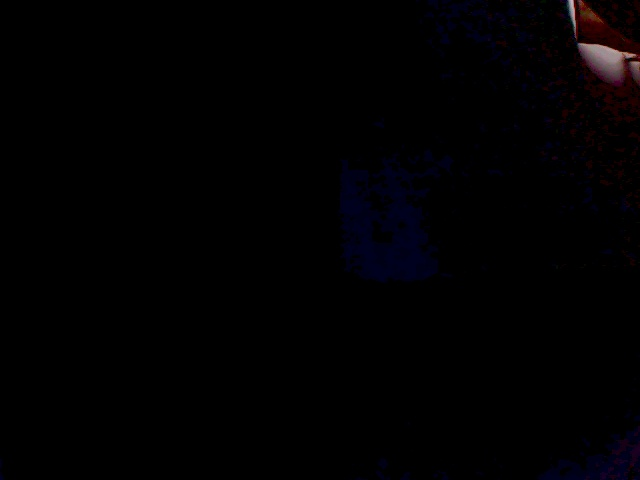
#> input picture futbot-v2/test-robot/images/gamma.jpg, 640 x 480 px, given as the content of the folder dataset/images/train, which was not available
$ python -i augment_dataset.py   (imports and definitions only)
#> lines starting #> are read from the running program, lines starting #| are printed output that depends on the picture; pictures that were not available may be replaced by others from this repository, and a replacement may not be noted
from pathlib import Path
from typing import Optional
import logging
import random

logger = logging.getLogger(__name__)


def augment_dataset(
    input_dir: str | Path = "dataset/images/train",
    output_dir: Optional[str | Path] = None,
    augmentations: int = 3,
    hsv_h: float = 0.02,
    hsv_s: float = 0.8,
    hsv_v: float = 0.5,
    degrees: float = 15.0,
    flipud: float = 0.5,
    fliplr: float = 0.5,
    scale: float = 0.5,
    shear: float = 0.0,
    perspective: float = 0.0,
    mosaic: bool = False,
    mixup: bool = False,
    copy_paste: bool = False,
    verbose: bool = True,
) -> list[Path]:
#> called with input_dir = 'dataset/images/train', augmentations = 3, hsv_h = 0.02, hsv_s = 0.8, hsv_v = 0.5, degrees = 15, flipud = 0.5, fliplr = 0.5
    try:
        import cv2
        import numpy as np
    except ImportError:
        raise ImportError("opencv-python and numpy are required")

    input_dir = Path(input_dir)

    if output_dir is None:
        output_dir = input_dir.parent / f"{input_dir.name}_augmented"
    else:
        output_dir = Path(output_dir)

    output_dir.mkdir(parents=True, exist_ok=True)

    image_extensions = {".jpg", ".jpeg", ".png", ".bmp", ".tiff"}
    images = [f for f in input_dir.iterdir()
              if f.suffix.lower() in image_extensions]

    if not images:
        raise ValueError(f"No images found in {input_dir}")

    augmented_paths = []

    if verbose:
        logger.info(f"Found {len(images)} images")
        logger.info(f"Generating {augmentations} augmentations per image")

    for img_path in images:
        img = cv2.imread(str(img_path))
#> img is the input picture: shape (480, 640, 3); mean B, G, R 1.8, 0.7, 1.3
        if img is None:
            logger.warning(f"Could not load: {img_path}")
            continue

        for i in range(augmentations):
            aug_img = img.copy()

            if random.random() < flipud:
                aug_img = cv2.flip(aug_img, 0)

            if random.random() < fliplr:
                aug_img = cv2.flip(aug_img, 1)

            if degrees > 0:
                angle = random.uniform(-degrees, degrees)
                h, w = aug_img.shape[:2]
                matrix = cv2.getRotationMatrix2D((w/2, h/2), angle, 1.0)
                aug_img = cv2.warpAffine(aug_img, matrix, (w, h))

            if hsv_h > 0 or hsv_s > 0 or hsv_v > 0:
                hsv = cv2.cvtColor(aug_img, cv2.COLOR_BGR2HSV).astype(np.float32)

                if hsv_h > 0:
                    hsv[:,:,0] += random.uniform(-hsv_h * 180, hsv_h * 180)
                if hsv_s > 0:
                    hsv[:,:,1] *= random.uniform(1 - hsv_s, 1 + hsv_s)
                if hsv_v > 0:
                    hsv[:,:,2] *= random.uniform(1 - hsv_v, 1 + hsv_v)

                hsv = np.clip(hsv, 0, 255).astype(np.uint8)
                aug_img = cv2.cvtColor(hsv, cv2.COLOR_HSV2BGR)

            if scale > 0:
                scale_factor = random.uniform(1 - scale, 1 + scale)
                h, w = aug_img.shape[:2]
                new_w, new_h = int(w * scale_factor), int(h * scale_factor)
                aug_img = cv2.resize(aug_img, (new_w, new_h))

                if new_w < w or new_h < h:
                    pad_w = (w - new_w) // 2
                    pad_h = (h - new_h) // 2
                    aug_img = cv2.copyMakeBorder(aug_img, pad_h, pad_h, pad_w, pad_w,
                                                  cv2.BORDER_CONSTANT, value=(0, 0, 0))
                else:
                    start_x = (new_w - w) // 2
                    start_y = (new_h - h) // 2
                    aug_img = aug_img[start_y:start_y+h, start_x:start_x+w]

            output_name = f"{img_path.stem}_aug{i}{img_path.suffix}"
            output_path = output_dir / output_name
            cv2.imwrite(str(output_path), aug_img)
            augmented_paths.append(output_path)
#> this loop made 3 passes
#> pass 1, in augment_dataset, `hsv = cv2.cvtColor(aug_img, cv2.COLOR_BGR2HSV).astype(np.float32)`:
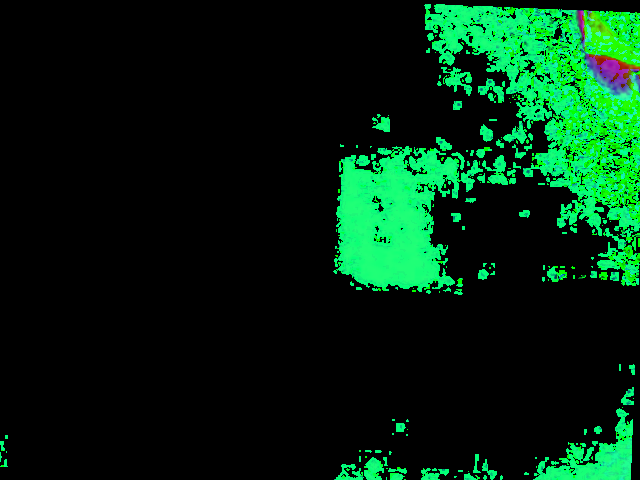
#> hsv: shape (480, 640, 3) float32; mean B, G, R 15.7, 37.9, 2.3
#> after the loop:
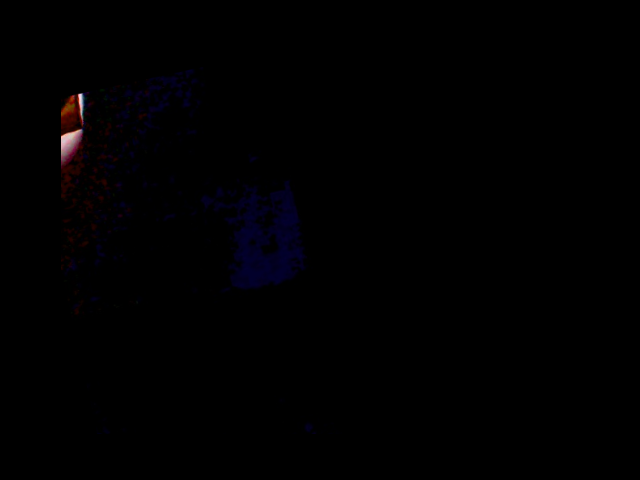
#> aug_img: shape (480, 640, 3); mean B, G, R 1.1, 0.3, 0.7
#> after the loop:
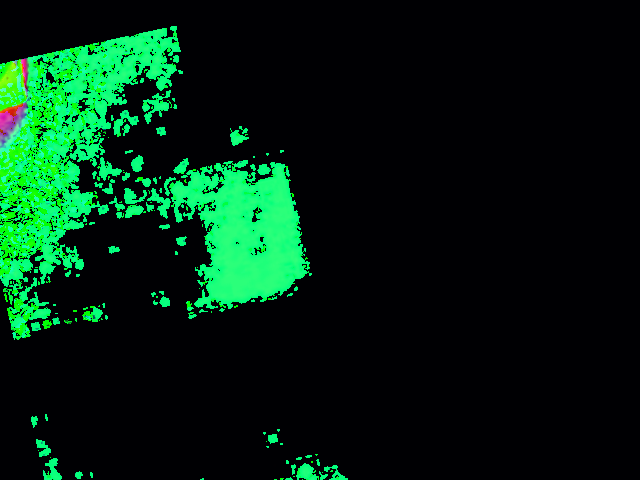
#> hsv: shape (480, 640, 3); mean B, G, R 16.6, 33.6, 2.4
#> after the loop, augmented_paths = 3 items

    if verbose:
        logger.info(f"Augmented {len(images)} images -> {len(augmented_paths)} total")

    return augmented_paths


# [103 lines left out: functions augment_with_labels, create_mosaic, not called in this run]

>>> result = augment_dataset()
#> result = 3 items

$ run again, on futbot-v2/test-robot/images/v2_exp600.jpg
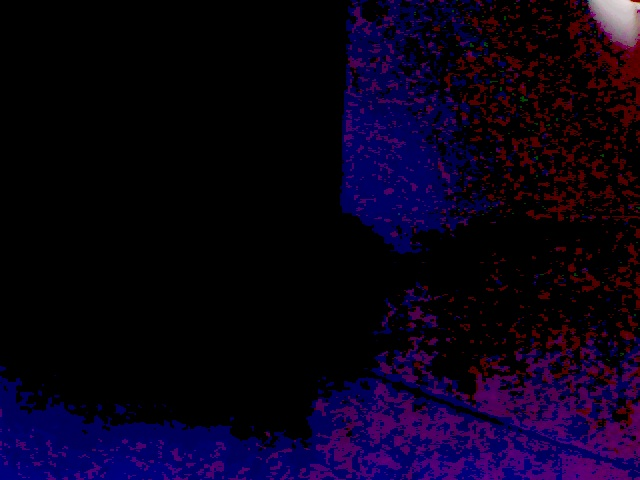
#> input picture futbot-v2/test-robot/images/v2_exp600.jpg, 640 x 480 px, given as the content of the folder dataset/images/train, which was not available
#> in augment_dataset, img is the input picture: shape (480, 640, 3); mean B, G, R 24.3, 1.8, 10.8
#> after the loop in augment_dataset, `for i in range(augmentations):`:
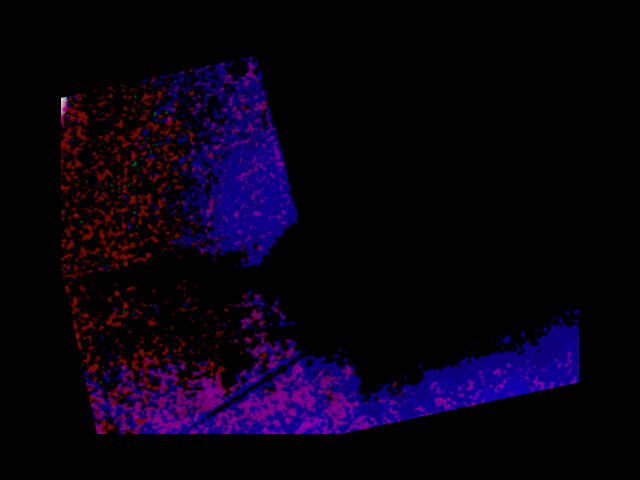
#> aug_img: shape (480, 640, 3); mean B, G, R 17.1, 0.3, 8.4
#> after the loop in augment_dataset, `for i in range(augmentations):`:
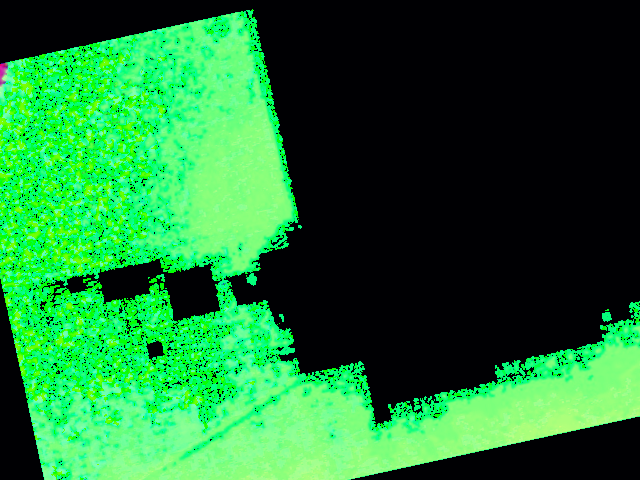
#> hsv: shape (480, 640, 3); mean B, G, R 50.5, 116.5, 30.6
#> after the loop in augment_dataset, `for i in range(augmentations):`: augmented_paths = 3 items

$ run again, on futbot-v2/test-robot/images/v2_exp600_det.jpg
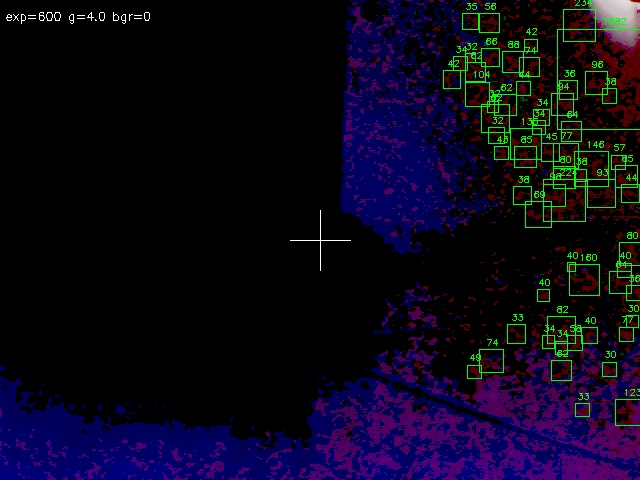
#> input picture futbot-v2/test-robot/images/v2_exp600_det.jpg, 640 x 480 px, given as the content of the folder dataset/images/train, which was not available
#> in augment_dataset, img is the input picture: shape (480, 640, 3); mean B, G, R 25.9, 7.5, 12
#> after the loop in augment_dataset, `for i in range(augmentations):`:
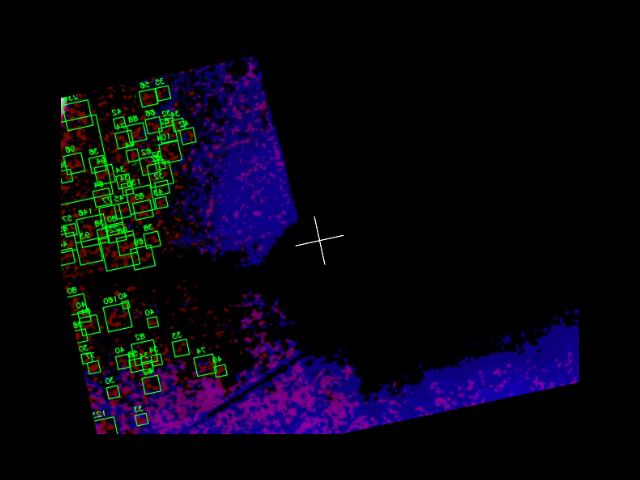
#> aug_img: shape (480, 640, 3); mean B, G, R 17.6, 5.1, 8.1
#> after the loop in augment_dataset, `for i in range(augmentations):`:
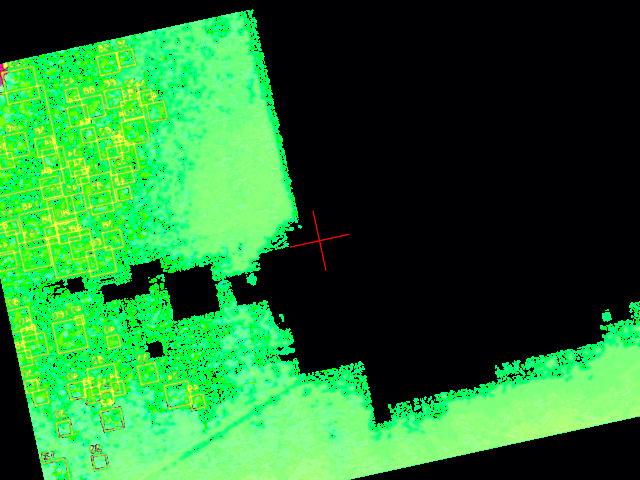
#> hsv: shape (480, 640, 3); mean B, G, R 48.9, 116.5, 36.1
#> after the loop in augment_dataset, `for i in range(augmentations):`: augmented_paths = 3 items

$ run again, on futbot-v2/test-robot/images/v2_exp800.jpg
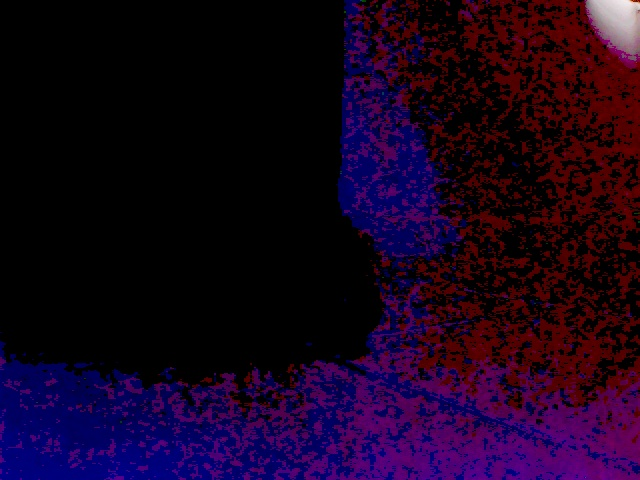
#> input picture futbot-v2/test-robot/images/v2_exp800.jpg, 640 x 480 px, given as the content of the folder dataset/images/train, which was not available
#> in augment_dataset, img is the input picture: shape (480, 640, 3); mean B, G, R 28.7, 2.5, 23.4
#> after the loop in augment_dataset, `for i in range(augmentations):`:
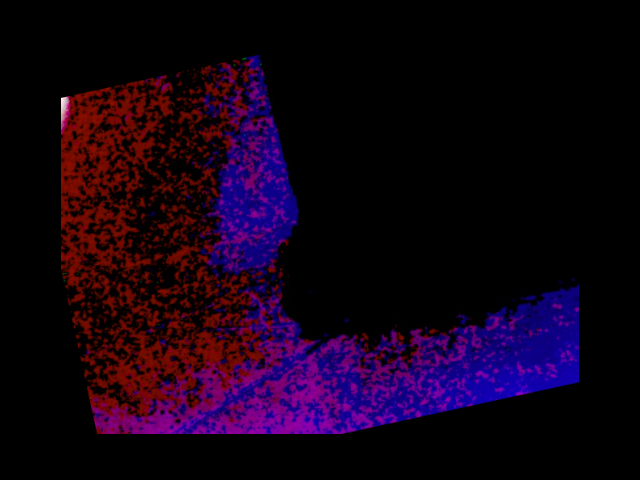
#> aug_img: shape (480, 640, 3); mean B, G, R 19.9, 0.9, 18.8
#> after the loop in augment_dataset, `for i in range(augmentations):`:
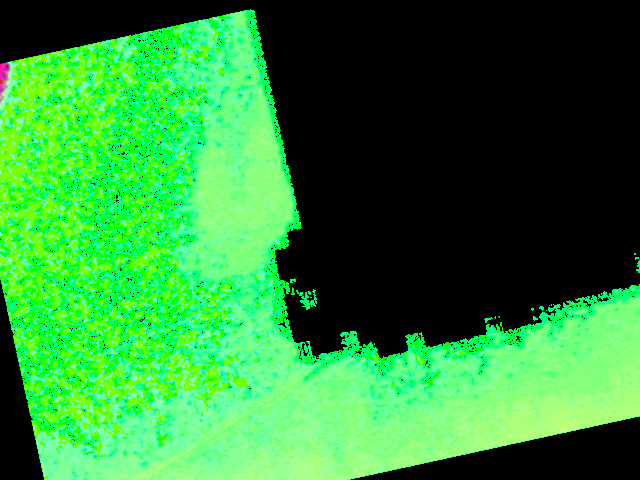
#> hsv: shape (480, 640, 3); mean B, G, R 55.8, 136.4, 45.5
#> after the loop in augment_dataset, `for i in range(augmentations):`: augmented_paths = 3 items
